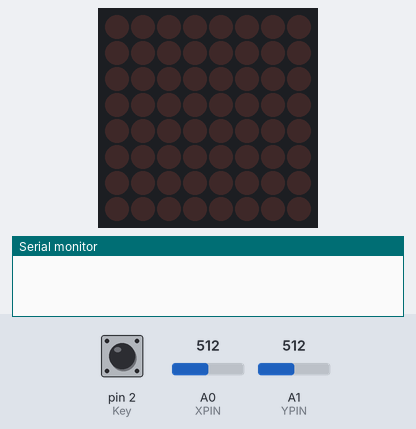
Recording of a sketch running on a simulated Arduino Uno, built with avr-gcc and run on an emulated ATmega328P. Shown: 8×8 LED matrix, the last lines printed to the serial monitor. The inputs (shaded band) are chosen by the test bench; at power-on: pin 2 (Key) HIGH, A0 (XPIN) = 512, A1 (YPIN) = 512.

Above: at 1.2 s.
1.3 s: pin 2 (Key) pulled LOW for 0.15 s
4.4 s: A0 (XPIN) set to 864
5.9 s: A0 (XPIN) set to 886
At 7.1 s:
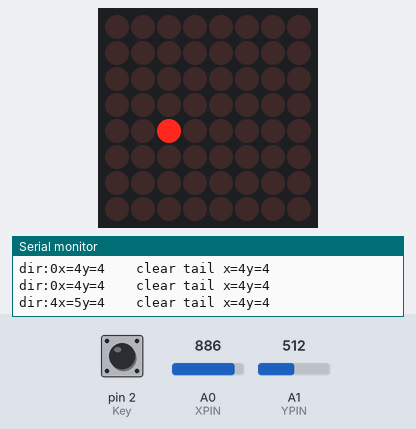
At 8.5 s:
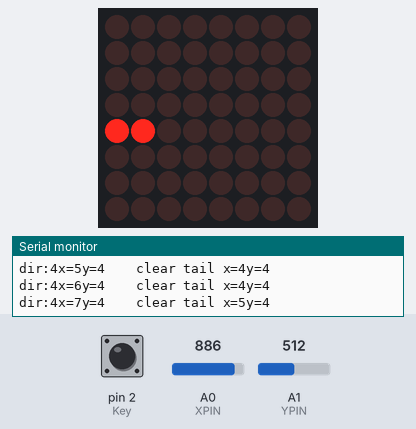
Timing chart, 0 to 10.0 s (numbered marks = the images above; inputs shaded):
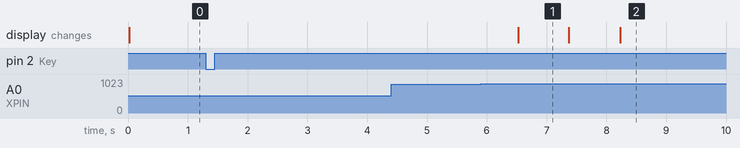

The sketch:

LED_Matrix_Snake.ino
```cpp
#include "LedControl.h"

#define DIN 12
#define CLK 10
#define CS 11
#define Key 2
#define XPIN A0
#define YPIN A1

LedControl lc = LedControl(DIN,CLK,CS,1);
const int fps = 30;
const unsigned long frameDelay = 1000/fps ;
const int snakeFrame = 80; //one move take 20 frame = 1000/30 * 20 ms

int length = 2; //initial length
enum Direction {
  UP=1,
  DOWN=2,
  LEFT=4,
  RIGHT=8
};
Direction snake[64];// snake directions

byte snakePos = 36; // snake position (row*8+col), default is the center of board
byte buffer[8]; // display buffer
Direction keyDir;

int stat;
bool keyPress=false;;

void setup() {
  randomSeed(analogRead(5));
  Serial.begin(9600);
  pinMode(Key, INPUT);
  digitalWrite(Key, HIGH);
  lc.shutdown(0, false);
  lc.setIntensity(0,8);
  lc.clearDisplay(0);
  for (int i=0;i<8;i++) buffer[i] = 0;
}

void loop() {
  static unsigned long lastMillis =millis();
  static unsigned long passedMillis =0;
  passedMillis += millis() - lastMillis;
  if (passedMillis >= frameDelay) {
    lastMillis = millis();
    passedMillis-=frameDelay;
    readJoyStick();
    if (stat == 0) {
      if (keyPress) {
        snakePos = 36;
        stat = 1;
      }
    } else {
      if (frameSync()) {
        snakeMove(keyDir);
        drawSnake();
        if (collision()){ // check collision after snake move, incase head hit tail
          //stat = 0;
        }
        Serial.println();
      }
    }
    drawBuffer();
  }
}

void readJoyStick() {
  static bool lastkey;
  bool key = 1-digitalRead(Key);
  int X = analogRead(XPIN);
  int Y = analogRead(YPIN);
  int x = map(X/10,0,102, 0,7);
  int y = map(Y/10,0,102, 0,7);

  if (!keyPress) {
    if (!lastkey && key) {
      keyPress = true;
    }
  } else {
    keyPress = false;
  }
  lastkey = key;

  if (x > 5 ) keyDir = LEFT;
  else if (y > 5 ) keyDir = UP;
  else if (x < 3) keyDir = RIGHT;
  else if (y < 3) keyDir = DOWN;
}

bool frameSync() {
  static int frameCount = 0;
  frameCount++;
  if (frameCount < snakeFrame) {
    return false;
  } else {
    frameCount=0;
    return true;
  }
}

void snakeMove(Direction dir) {
  int y = snakePos/8;
  int x = snakePos%8;
  if ((dir == UP && snake[0] == DOWN)
    ||(dir == DOWN && snake[0] == UP)
    ||(dir == LEFT && snake[0] == RIGHT)
    ||(dir == RIGHT && snake[0] == LEFT)) {
        return;
  }
  // shift the position
  for (int i=0; i<length-1;i++)
    snake[i+1] = snake[i];
  snake[0] = dir;
  if (dir==UP && y>0) {
    y--;
  } else if (dir==DOWN && y<7) {
    y++;
  } else if (dir==LEFT && x<7) {
    x++;
  } else if (dir==RIGHT && x>0) {
    x--;
  }
  snakePos = y*8+x;
}

void drawSnake() {
  int y = snakePos/8;
  int x = snakePos%8;
  // trace the snake from head to tail
  bitSet(buffer[y],x); //set the new head
  Serial.print("dir:");
  Serial.print(keyDir);
  Serial.print("x=");
  Serial.print(x);
  Serial.print("y=");
  Serial.print(y);
  for(int i=0;i<length;i++) {
    if (snake[i]==UP) {
      y++;
    } else if (snake[i]==DOWN) {
      y--;
    } else if (snake[i]==LEFT) {
      x--;
    } else if (snake[i]==RIGHT) {
      x++;
    }
  }
  bitClear(buffer[y],x);// clear the bit on tail
  Serial.print("    clear tail x=");
  Serial.print(x);
  Serial.print("y=");
  Serial.print(y);
}

bool collision() {
  int x = snakePos%8;
  int y = snakePos/8;
  // check if the snake hit the boundary
  if ((snake[0] == UP && y==0) ||
      (snake[0] == DOWN && y==7)||
      (snake[0] == LEFT && x==0)||
      (snake[0] == RIGHT && x==7)) {
        return true;
  }
  // check if the snake hit itself
  if (bitRead(buffer[y],x) == 1){
    return true;
  }
  return false;
}

void drawBuffer() {
  lc.clearDisplay(0);
  for(int i=0;i<8;i++) {
    lc.setRow(0,i,buffer[i]);
  }
}

void rotateBuffer(int angle) {
  byte buffer2[8];
  for (int row=0;row<8;row++) {
    for (int col=0;col<8;col++) {
      if (bitRead(buffer[row],col)==1) {
        float col1 = col*cos(angle)-row*sin(angle);
        float row1 = col*sin(angle)+row*cos(angle);
        bitWrite(buffer[(int)row1],(int)col1,1);
      }
    }
  }
  for (int row=0;row<8;row++) {
    buffer[row] = buffer2[row];
  }
}
```

Measured:
- the behaviour switches between 879 and 880 on A0 (XPIN) (found by bisection; images 0 and 1)
- after the input at 5.9 s, the display: changes after 0.63 s (image 1)
- what the display in image 1 shows lasts 0.9 s, from 6.5 s to 7.4 s
